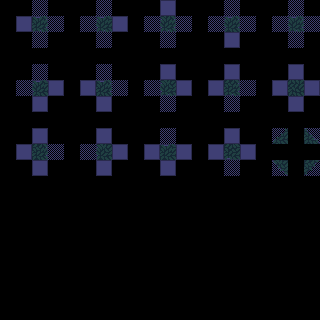

A 2D game scene composited from a Tiled map and its tileset images. What follows is a short description and the map's XML, with every tile layer's data as written:
An orthogonal 20x20 tile map with 16x16 px tiles, 4 tile layers (regions_input, regions_output, input_proto_bg, output_jungle_bg), 2 tilesets.

<map version="1.5" tiledversion="1.7.2" orientation="orthogonal" renderorder="right-down" width="20" height="20" tilewidth="16" tileheight="16" infinite="0" nextlayerid="5" nextobjectid="1">
 <tileset firstgid="1" source="prototype.tsx" />
 <tileset firstgid="15" source="Jungle.tsx" />
 <layer id="1" name="regions_input" width="20" height="20">
  <data encoding="csv">
0,0,8,0,0,0,8,0,0,0,8,0,0,0,8,0,0,0,8,0,
0,8,8,8,0,8,8,8,0,8,8,8,0,8,8,8,0,8,8,8,
0,0,8,0,0,0,8,0,0,0,8,0,0,0,8,0,0,0,8,0,
0,0,0,0,0,0,0,0,0,0,0,0,0,0,0,0,0,0,0,0,
0,0,8,0,0,0,8,0,0,0,8,0,0,0,8,0,0,0,8,0,
0,8,8,8,0,8,8,8,0,8,8,8,0,8,8,8,0,8,8,8,
0,0,8,0,0,0,8,0,0,0,8,0,0,0,8,0,0,0,8,0,
0,0,0,0,0,0,0,0,0,0,0,0,0,0,0,0,0,0,0,0,
0,0,8,0,0,0,8,0,0,0,8,0,0,0,8,0,0,8,0,8,
0,8,8,8,0,8,8,8,0,8,8,8,0,8,8,8,0,0,0,0,
0,0,8,0,0,0,8,0,0,0,8,0,0,0,8,0,0,8,0,8,
0,0,0,0,0,0,0,0,0,0,0,0,0,0,0,0,0,0,0,0,
0,0,0,0,0,0,0,0,0,0,0,0,0,0,0,0,0,0,0,0,
0,0,0,0,0,0,0,0,0,0,0,0,0,0,0,0,0,0,0,0,
0,0,0,0,0,0,0,0,0,0,0,0,0,0,0,0,0,0,0,0,
0,0,0,0,0,0,0,0,0,0,0,0,0,0,0,0,0,0,0,0,
0,0,0,0,0,0,0,0,0,0,0,0,0,0,0,0,0,0,0,0,
0,0,0,0,0,0,0,0,0,0,0,0,0,0,0,0,0,0,0,0,
0,0,0,0,0,0,0,0,0,0,0,0,0,0,0,0,0,0,0,0,
0,0,0,0,0,0,0,0,0,0,0,0,0,0,0,0,0,0,0,0
</data>
 </layer>
 <layer id="4" name="regions_output" width="20" height="20">
  <data encoding="csv">
0,0,0,0,0,0,0,0,0,0,0,0,0,0,0,0,0,0,0,0,
0,0,8,0,0,0,8,0,0,0,8,0,0,0,8,0,0,0,8,0,
0,0,0,0,0,0,0,0,0,0,0,0,0,0,0,0,0,0,0,0,
0,0,0,0,0,0,0,0,0,0,0,0,0,0,0,0,0,0,0,0,
0,0,0,0,0,0,0,0,0,0,0,0,0,0,0,0,0,0,0,0,
0,0,8,0,0,0,8,0,0,0,8,0,0,0,8,0,0,0,8,0,
0,0,0,0,0,0,0,0,0,0,0,0,0,0,0,0,0,0,0,0,
0,0,0,0,0,0,0,0,0,0,0,0,0,0,0,0,0,0,0,0,
0,0,0,0,0,0,0,0,0,0,0,0,0,0,0,0,0,8,0,8,
0,0,8,0,0,0,8,0,0,0,8,0,0,0,8,0,0,0,0,0,
0,0,0,0,0,0,0,0,0,0,0,0,0,0,0,0,0,8,0,8,
0,0,0,0,0,0,0,0,0,0,0,0,0,0,0,0,0,0,0,0,
0,0,0,0,0,0,0,0,0,0,0,0,0,0,0,0,0,0,0,0,
0,0,0,0,0,0,0,0,0,0,0,0,0,0,0,0,0,0,0,0,
0,0,0,0,0,0,0,0,0,0,0,0,0,0,0,0,0,0,0,0,
0,0,0,0,0,0,0,0,0,0,0,0,0,0,0,0,0,0,0,0,
0,0,0,0,0,0,0,0,0,0,0,0,0,0,0,0,0,0,0,0,
0,0,0,0,0,0,0,0,0,0,0,0,0,0,0,0,0,0,0,0,
0,0,0,0,0,0,0,0,0,0,0,0,0,0,0,0,0,0,0,0,
0,0,0,0,0,0,0,0,0,0,0,0,0,0,0,0,0,0,0,0
</data>
 </layer>
 <layer id="2" name="input_proto_bg" width="20" height="20">
  <data encoding="csv">
0,0,8,0,0,0,8,0,0,0,1,0,0,0,8,0,0,0,8,0,
0,1,1,8,0,8,1,1,0,8,1,8,0,8,1,8,0,8,1,8,
0,0,8,0,0,0,8,0,0,0,8,0,0,0,1,0,0,0,8,0,
0,0,0,0,0,0,0,0,0,0,0,0,0,0,0,0,0,0,0,0,
0,0,0,0,0,0,0,0,0,0,1,0,0,0,1,0,0,0,1,0,
0,0,1,1,0,1,1,0,0,0,1,1,0,1,1,0,0,1,1,1,
0,0,1,0,0,0,1,0,0,0,0,0,0,0,0,0,0,0,1,0,
0,0,0,0,0,0,0,0,0,0,0,0,0,0,0,0,0,0,0,0,
0,0,1,0,0,0,1,0,0,0,8,0,0,0,1,0,0,2,0,3,
0,1,1,8,0,8,1,1,0,1,1,1,0,1,1,1,0,0,0,0,
0,0,1,0,0,0,1,0,0,0,1,0,0,0,8,0,0,9,0,10,
0,0,0,0,0,0,0,0,0,0,0,0,0,0,0,0,0,0,0,0,
0,0,0,0,0,0,0,0,0,0,0,0,0,0,0,0,0,0,0,0,
0,0,0,0,0,0,0,0,0,0,0,0,0,0,0,0,0,0,0,0,
0,0,0,0,0,0,0,0,0,0,0,0,0,0,0,0,0,0,0,0,
0,0,0,0,0,0,0,0,0,0,0,0,0,0,0,0,0,0,0,0,
0,0,0,0,0,0,0,0,0,0,0,0,0,0,0,0,0,0,0,0,
0,0,0,0,0,0,0,0,0,0,0,0,0,0,0,0,0,0,0,0,
0,0,0,0,0,0,0,0,0,0,0,0,0,0,0,0,0,0,0,0,
0,0,0,0,0,0,0,0,0,0,0,0,0,0,0,0,0,0,0,0
</data>
 </layer>
 <layer id="3" name="output_jungle_bg" width="20" height="20">
  <data encoding="csv">
0,0,0,0,0,0,0,0,0,0,0,0,0,0,0,0,0,0,0,0,
0,0,863,0,0,0,861,0,0,0,910,0,0,0,814,0,0,0,850,0,
0,0,0,0,0,0,0,0,0,0,0,0,0,0,0,0,0,0,0,0,
0,0,0,0,0,0,0,0,0,0,0,0,0,0,0,0,0,0,0,0,
0,0,0,0,0,0,0,0,0,0,0,0,0,0,0,0,0,0,0,0,
0,0,658,0,0,0,659,0,0,0,706,0,0,0,707,0,0,0,862,0,
0,0,0,0,0,0,0,0,0,0,0,0,0,0,0,0,0,0,0,0,
0,0,0,0,0,0,0,0,0,0,0,0,0,0,0,0,0,0,0,0,
0,0,0,0,0,0,0,0,0,0,0,0,0,0,0,0,0,718,0,717,
0,0,711,0,0,0,709,0,0,0,662,0,0,0,758,0,0,0,0,0,
0,0,0,0,0,0,0,0,0,0,0,0,0,0,0,0,0,670,0,669,
0,0,0,0,0,0,0,0,0,0,0,0,0,0,0,0,0,0,0,0,
0,0,0,0,0,0,0,0,0,0,0,0,0,0,0,0,0,0,0,0,
0,0,0,0,0,0,0,0,0,0,0,0,0,0,0,0,0,0,0,0,
0,0,0,0,0,0,0,0,0,0,0,0,0,0,0,0,0,0,0,0,
0,0,0,0,0,0,0,0,0,0,0,0,0,0,0,0,0,0,0,0,
0,0,0,0,0,0,0,0,0,0,0,0,0,0,0,0,0,0,0,0,
0,0,0,0,0,0,0,0,0,0,0,0,0,0,0,0,0,0,0,0,
0,0,0,0,0,0,0,0,0,0,0,0,0,0,0,0,0,0,0,0,
0,0,0,0,0,0,0,0,0,0,0,0,0,0,0,0,0,0,0,0
</data>
 </layer>
</map>
